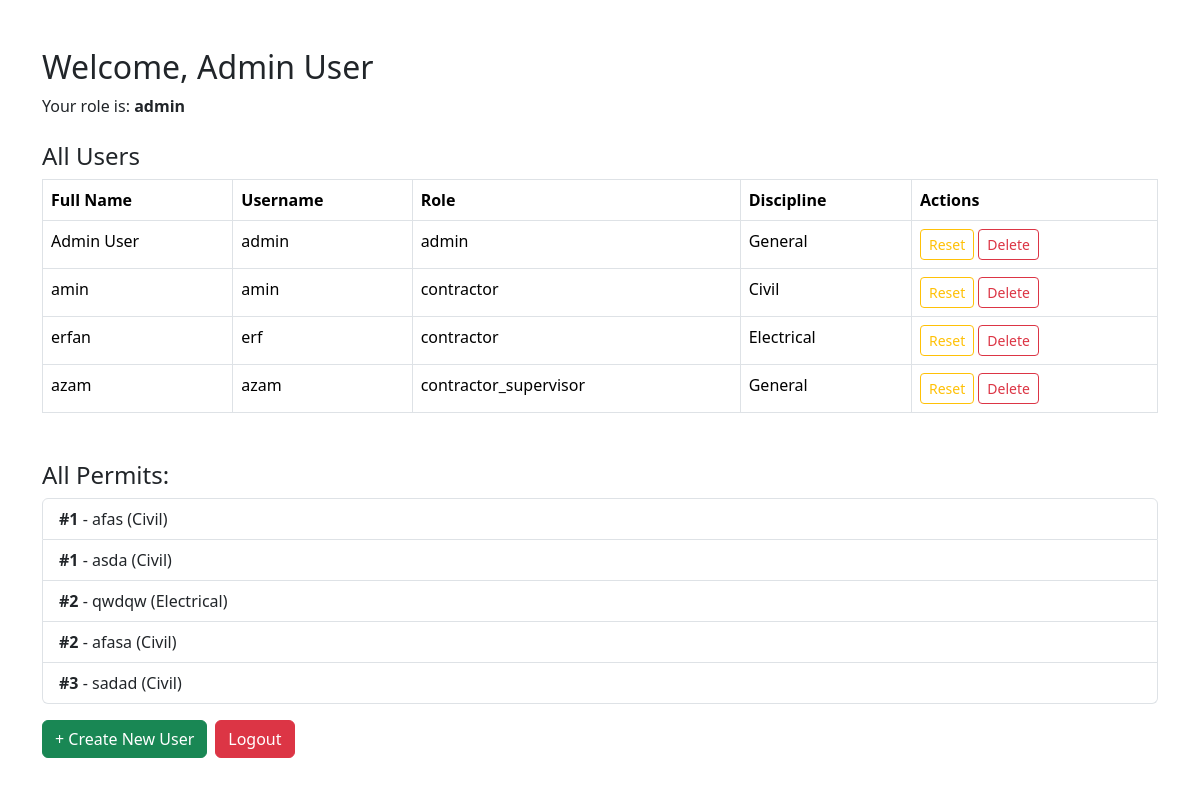
The page /dashboard (signed in) on the database its author committed.
### models.py (models this page shows, shortened)
class User(UserMixin, db.Model):
    id = db.Column(db.Integer, primary_key=True)
    username = db.Column(db.String(150), unique=True)
    password_hash = db.Column(db.String(256))
    role = db.Column(db.String(20))
    full_name = db.Column(db.String(150))
    discipline = db.Column(db.String(50))

class Permit(db.Model):
    id = db.Column(db.Integer, primary_key=True)
    permit_number = db.Column(db.Integer)
    contractor_id = db.Column(db.Integer, db.ForeignKey('user.id'))
    discipline = db.Column(db.String(50))
    title = db.Column(db.String(150))
    description = db.Column(db.Text)
    work_area = db.Column(db.String(150))
    date_submitted = db.Column(db.DateTime, default=datetime.utcnow)
    status = db.Column(db.String(20), default='submitted')
    contractor = db.relationship('User')

### app.py (the view, shortened to what this page needs)
@app.route('/dashboard')
@login_required
def dashboard():
    permits = []
    users = []
    new_permits = []
    reviewed_permits = []
    if current_user.role == 'contractor':
        all_pending = Permit.query.filter_by(status='contractor_review').all()
        permits = []
        for permit in all_pending:
            already_reviewed = ContractorReview.query.filter_by(
                permit_id=permit.id,
                contractor_id=current_user.id
            ).first()
            if not already_reviewed:
                permits.append(permit)
    elif current_user.role == 'admin':
        permits = Permit.query.all()
        users = User.query.all()
    return render_template(
        'dashboard.html',
        user=current_user,
        permits=permits,
        users=users,
        new_permits=new_permits,
        reviewed_permits=reviewed_permits,
    )

### app.py (called while the page is built)
@login_manager.user_loader
def load_user(user_id):
    return User.query.get(int(user_id))

### templates/dashboard.html (shortened to what this page needs)
<!doctype html>
<html lang="en">
<head>
    <link rel="stylesheet" href="https://cdn.jsdelivr.net/npm/bootstrap@5.3.2/dist/css/bootstrap.min.css">
</head>
<body>
<div class="container py-5">
    <h2>Welcome, {{ user.full_name }}</h2>
    <p>Your role is: <strong>{{ user.role }}</strong></p>
    {% if user.role == 'admin' %}
        <h4 class="mt-4">All Users</h4>
        <table class="table table-bordered">
            <thead>
                <tr>
                    <th>Full Name</th>
                    <th>Username</th>
                    <th>Role</th>
                    <th>Discipline</th>
                    <th>Actions</th>
                </tr>
            </thead>
            <tbody>
                {% for u in users %}
                    <tr>
                        <td>{{ u.full_name }}</td>
                        <td>{{ u.username }}</td>
                        <td>{{ u.role }}</td>
                        <td>{{ u.discipline }}</td>
                        <td>
                            <a href="{{ url_for('reset_password', user_id=u.id) }}" class="btn btn-sm btn-outline-warning">Reset</a>
                            <form action="{{ url_for('delete_user', user_id=u.id) }}" method="POST" style="display:inline;" onsubmit="return confirm('Are you sure?');">
                                <button class="btn btn-sm btn-outline-danger">Delete</button>
                            </form>
                        </td>
                    </tr>
                {% endfor %}
            </tbody>
        </table>
    {% endif %}
{% if user.role == 'admin' %}
    <h4 class="mt-5">All Permits:</h4>
    {% if permits %}
        <ul class="list-group">
            {% for permit in permits %}
                <li class="list-group-item">
                    <strong>#{{ permit.permit_number }}</strong> - {{ permit.title }} ({{ permit.discipline }})
                </li>
            {% endfor %}
        </ul>
    {% else %}
        <p class="text-muted">No permits in the system yet.</p>
    {% endif %}
{% endif %}
    {% if user.role == 'admin' %}
        <div class="d-flex gap-2 mt-3">
            <a href="{{ url_for('create_user') }}" class="btn btn-success">+ Create New User</a>
            <a href="{{ url_for('logout') }}" class="btn btn-danger">Logout</a>
        </div>
    {% else %}
        <a href="{{ url_for('logout') }}" class="btn btn-danger mt-3">Logout</a>
    {% endif %}
</div>
</body>
</html>

### rows shown on the page
User: full_name "Admin User", role "admin", username "admin", discipline "General"
User: full_name "amin", username "amin", role "contractor", discipline "Civil"
User: full_name "erfan", username "erf", role "contractor", discipline "Electrical"
User: full_name "azam", username "azam", role "contractor_supervisor", discipline "General"
Permit: permit_number "1", title "afas", discipline "Civil"
Permit: permit_number "1", title "asda", discipline "Civil"
Permit: permit_number "2", title "qwdqw", discipline "Electrical"
Permit: permit_number "2", title "afasa", discipline "Civil"
Permit: permit_number "3", title "sadad", discipline "Civil"
